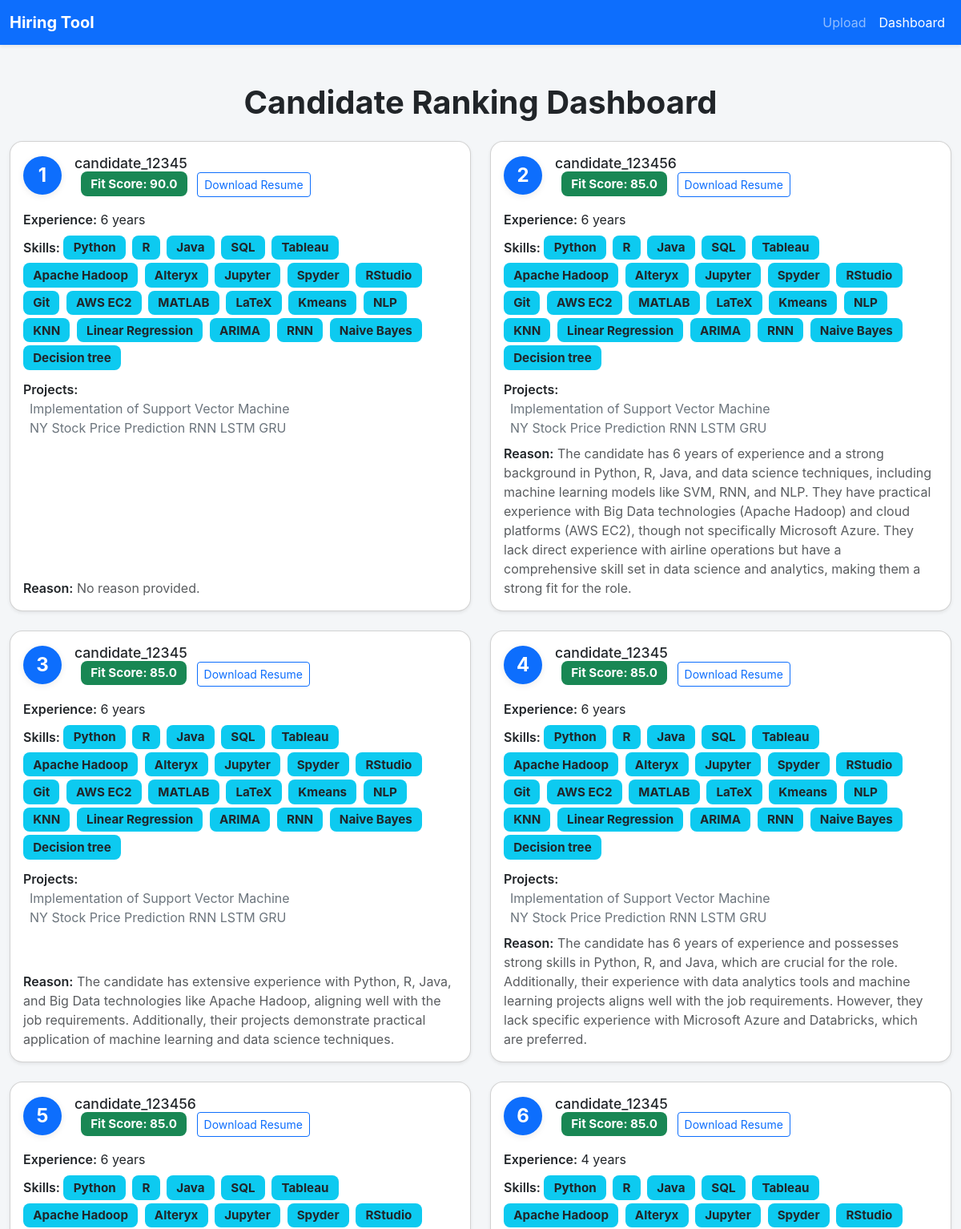
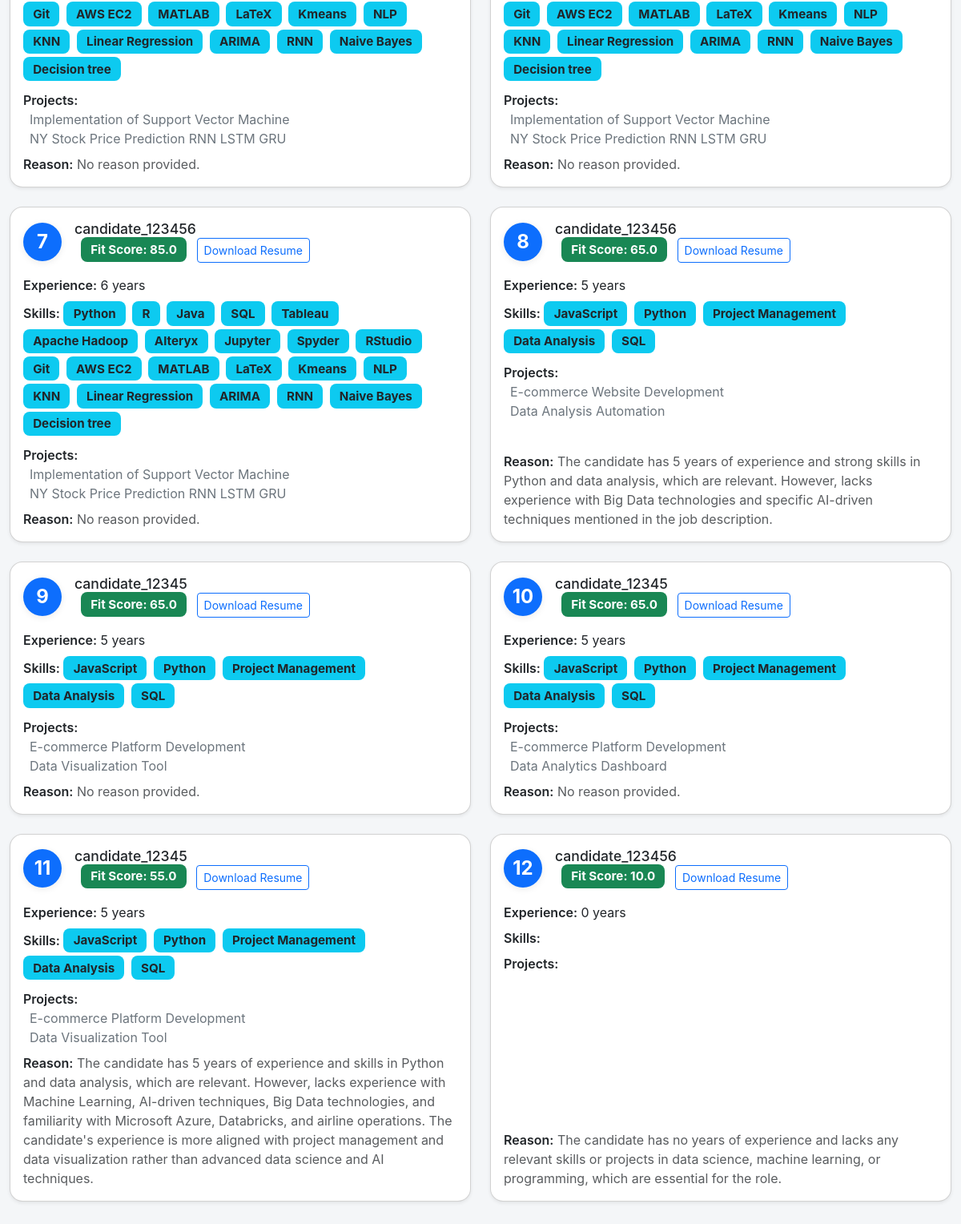
/dashboard (signed in), run on the app's committed database (2 pictures, top to bottom).
### models.py (models this page shows)
class CandidateProfile(Base):
    __tablename__ = 'candidate_profiles'
    resume_id = Column(String, ForeignKey('resumes.resume_id'), primary_key=True)
    extracted_data = Column(String)  # JSON string
    fit_score = Column(Float, default=0.0)
    secondary_index = Column(String)  # Anonymized identifier
    reason = Column(String, default='No reason provided.')
    resume = relationship("Resume", back_populates="profile")

### app.py (the view)
@app.route('/dashboard')
@login_required
def dashboard():
    db_session = Session(bind=engine)
    try:
        candidates = db_session.query(CandidateProfile).order_by(CandidateProfile.fit_score.desc()).all()
        logger.info('Loaded candidates for dashboard')
        candidates_data = []
        for idx, candidate in enumerate(candidates, 1):
            resume_obj = db_session.query(Resume).filter_by(resume_id=candidate.resume_id).first()
            if not resume_obj:
                logger.warning(f'No resume found for candidate {candidate.resume_id}')
                continue
            try:
                data = json.loads(candidate.extracted_data)
                candidate_info = format_candidate_data(idx, candidate, resume_obj, data)
                candidates_data.append(candidate_info)
            except json.JSONDecodeError:
                logger.error(f'Invalid JSON data for candidate {candidate.resume_id}')
                continue
            except Exception as e:
                logger.error(f'Error processing candidate {candidate.resume_id}: {str(e)}')
                continue
        return render_template('dashboard.html', candidates=candidates_data)
    except Exception as e:
        logger.error(f'Error loading dashboard: {str(e)}', exc_info=True)
        flash('An error occurred while loading the dashboard.', 'danger')
        return render_template('dashboard.html', candidates=[])
    finally:
        db_session.close()
        logger.info('Database session closed (dashboard).')

### app.py (called while the page is built)
def login_required(f):
    @wraps(f)
    def decorated_function(*args, **kwargs):
        if not session.get('logged_in'):
            return redirect(url_for('login'))
        return f(*args, **kwargs)
    return decorated_function

### templates/dashboard.html (shortened to what this page needs)
<!DOCTYPE html>
<html lang="en">
<head>
    <link href="https://cdn.jsdelivr.net/npm/bootstrap@5.3.0/dist/css/bootstrap.min.css" rel="stylesheet">
    <link rel="stylesheet" href="{{ url_for('static', filename='css/style.css') }}">
</head>
<body>
    <nav class="navbar navbar-expand-lg navbar-dark bg-primary shadow-sm sticky-top">
        <div class="container-fluid">
            <a class="navbar-brand fw-bold" href="/">Hiring Tool</a>
            <div class="collapse navbar-collapse" id="navbarNav">
                <ul class="navbar-nav ms-auto">
                    <li class="nav-item">
                        <a class="nav-link" href="/">Upload</a>
                    </li>
                    <li class="nav-item">
                        <a class="nav-link active" href="/dashboard">Dashboard</a>
                    </li>
                </ul>
            </div>
        </div>
    </nav>
    <div class="container py-5">
        <h1 class="mb-4 fw-bold text-center">Candidate Ranking Dashboard</h1>
        {% if candidates|length == 0 %}
            <div class="alert alert-info mt-4 text-center">No candidates found. Please upload resumes to see results.</div>
        {% else %}
        <div class="row row-cols-1 row-cols-md-2 g-4">
            {% for candidate in candidates %}
            <div class="col">
                <div class="card candidate-card shadow-sm h-100">
                    <div class="card-body d-flex flex-column">
                        <div class="d-flex align-items-center mb-3">
                            <div class="avatar bg-primary text-white rounded-circle me-3">
                                <span class="fw-bold">{{ candidate.rank }}</span>
                            </div>
                            <div>
                                <h5 class="card-title mb-0">{{ candidate.candidate_id }}</h5>
                                <span class="badge bg-success ms-2">Fit Score: {{ candidate.fit_score if candidate.fit_score is not none else 'N/A' }}</span>
                                <a href="/resumes/{{ candidate.resume_path.split('/')[-1] }}" class="btn btn-sm btn-outline-primary ms-2" download>Download Resume</a>
                            </div>
                        </div>
                        <div class="mb-2">
                            <span class="fw-semibold">Experience:</span> {{ candidate.years_of_experience }} years
                        </div>
                        <div class="mb-2">
                            <span class="fw-semibold">Skills:</span>
                            {% for skill in candidate.skills.split(',') %}
                                <span class="badge bg-info text-dark me-1 mb-1">{{ skill.strip() }}</span>
                            {% endfor %}
                        </div>
                        <div class="mb-2">
                            <span class="fw-semibold">Projects:</span>
                            <ul class="list-unstyled ms-2">
                                {% for project in candidate.projects.split(';') %}
                                    <li><span class="text-secondary">{{ project.strip() }}</span></li>
                                {% endfor %}
                            </ul>
                        </div>
                        <div class="mt-auto">
                            <span class="fw-semibold">Reason:</span> <span class="text-muted">{{ candidate.reason }}</span>
                        </div>
                    </div>
                </div>
            </div>
            {% endfor %}
        </div>
        {% endif %}
    </div>
</body>
</html>

### static/css/style.css (style rules this page uses)
body { font-family: 'Inter', 'Segoe UI', Arial, sans-serif; background: #f4f6f8; margin: 0; padding: 0; }
.navbar { box-shadow: 0 2px 8px rgba(0,0,0,0.04); }
.container, .container-fluid { max-width: 1200px; }
.candidate-card { border-radius: 16px; background: #fff; box-shadow: 0 2px 12px rgba(0,0,0,0.07); transition: box-shadow 0.2s; }
.avatar { width: 48px; height: 48px; display: flex; align-items: center; justify-content: center; font-size: 1.5rem; font-weight: 600; background: #007bff; color: #fff; box-shadow: 0 2px 8px rgba(0,0,0,0.08); }
.badge { font-size: 0.95rem; padding: 0.5em 0.8em; border-radius: 8px; }
.fw-semibold { font-weight: 600; }
.card-title { font-size: 1.1rem; font-weight: 500; }
.list-unstyled { margin-bottom: 0; }

### data on the page
CandidateProfile: candidate_id "candidate_12345", reason "No reason provided."
CandidateProfile: candidate_id "candidate_123456", reason "The candidate has 6 years of experience and a strong background in Python, R, Java, and data science techniques, including machine learning models like SVM, RNN, and NLP. They have practical experience with Big Data technologies (Apache Hadoop) and cloud platforms (AWS EC2), though not specifically Microsoft Azure. They lack direct experience with airline operations but have a comprehensive skill set in data science and analytics, making them a strong fit for the role."
CandidateProfile: candidate_id "candidate_12345", reason "The candidate has extensive experience with Python, R, Java, and Big Data technologies like Apache Hadoop, aligning well with the job requirements. Additionally, their projects demonstrate practical application of machine learning and data science techniques."
CandidateProfile: candidate_id "candidate_12345", reason "The candidate has 6 years of experience and possesses strong skills in Python, R, and Java, which are crucial for the role. Additionally, their experience with data analytics tools and machine learning projects aligns well with the job requirements. However, they lack specific experience with Microsoft Azure and Databricks, which are preferred."
CandidateProfile: candidate_id "candidate_123456", reason "No reason provided."
CandidateProfile: candidate_id "candidate_12345", reason "No reason provided."
CandidateProfile: candidate_id "candidate_123456", reason "No reason provided."
CandidateProfile: candidate_id "candidate_123456", reason "The candidate has 5 years of experience and strong skills in Python and data analysis, which are relevant. However, lacks experience with Big Data technologies and specific AI-driven techniques mentioned in the job description."
CandidateProfile: candidate_id "candidate_12345", reason "No reason provided."
CandidateProfile: candidate_id "candidate_12345", reason "No reason provided."
CandidateProfile: candidate_id "candidate_12345", reason "The candidate has 5 years of experience and skills in Python and data analysis, which are relevant. However, lacks experience with Machine Learning, AI-driven techniques, Big Data technologies, and familiarity with Microsoft Azure, Databricks, and airline operations. The candidate's experience is more aligned with project management and data visualization rather than advanced data science and AI techniques."
CandidateProfile: candidate_id "candidate_123456", reason "The candidate has no years of experience and lacks any relevant skills or projects in data science, machine learning, or programming, which are essential for the role."

### other printed values
{{ candidate.rank }} "1" "2" "3" "4" "5" "6" "7" "8" "9" "10" "11" "12"
{{ candidate.fit_score if candidate.fit_score is not none else 'N/A' }} "90.0" "85.0" "85.0" "85.0" "85.0" "85.0" "85.0" "65.0" "65.0" "65.0" "55.0" "10.0"
{{ candidate.years_of_experience }} "6" "6" "6" "6" "6" "4" "6" "5" "5" "5" "5" "0"
{{ skill.strip() }} "Python" "R" "Java" "SQL" "Tableau" "Apache Hadoop" "Alteryx" "Jupyter" "Spyder" "RStudio" "Git" "AWS EC2" "MATLAB" "LaTeX" "Kmeans" "NLP" "KNN" "Linear Regression" "ARIMA" "RNN" "Naive Bayes" "Decision tree" "Python" "R" "Java" "SQL" "Tableau" "Apache Hadoop" "Alteryx" "Jupyter" "Spyder" "RStudio" "Git" "AWS EC2" "MATLAB" "LaTeX" "Kmeans" "NLP" "KNN" "Linear Regression" "ARIMA" "RNN" "Naive Bayes" "Decision tree" "Python" "R" "Java" "SQL" "Tableau" "Apache Hadoop" "Alteryx" "Jupyter" "Spyder" "RStudio" "Git" "AWS EC2" "MATLAB" "LaTeX" "Kmeans" "NLP" "KNN" "Linear Regression" "ARIMA" "RNN" "Naive Bayes" "Decision tree" "Python" "R" "Java" "SQL" "Tableau" "Apache Hadoop" "Alteryx" "Jupyter" "Spyder" "RStudio" "Git" "AWS EC2" "MATLAB" "LaTeX" "Kmeans" "NLP" "KNN" "Linear Regression" "ARIMA" "RNN" "Naive Bayes" "Decision tree" "Python" "R" "Java" "SQL" "Tableau" "Apache Hadoop" "Alteryx" "Jupyter" "Spyder" "RStudio" "Git" "AWS EC2" "MATLAB" "LaTeX" "Kmeans" "NLP" "KNN" "Linear Regression" "ARIMA" "RNN" "Naive Bayes" "Decision tree" "Python" "R" "Java" "SQL" "Tableau" "Apache Hadoop" "Alteryx" "Jupyter" "Spyder" "RStudio" "Git" "AWS EC2" "MATLAB" "LaTeX" "Kmeans" "NLP" "KNN" "Linear Regression" "ARIMA" "RNN" "Naive Bayes" "Decision tree" "Python" "R" "Java" "SQL" "Tableau" "Apache Hadoop" "Alteryx" "Jupyter" "Spyder" "RStudio" "Git" "AWS EC2" "MATLAB" "LaTeX" "Kmeans" "NLP" "KNN" "Linear Regression" "ARIMA" "RNN" "Naive Bayes" "Decision tree" "JavaScript" "Python" "Project Management" "Data Analysis" "SQL" "JavaScript" "Python" "Project Management" "Data Analysis" "SQL" "JavaScript" "Python" "Project Management" "Data Analysis" "SQL" "JavaScript" "Python" "Project Management" "Data Analysis" "SQL"
{{ project.strip() }} "Implementation of Support Vector Machine" "NY Stock Price Prediction RNN LSTM GRU" "Implementation of Support Vector Machine" "NY Stock Price Prediction RNN LSTM GRU" "Implementation of Support Vector Machine" "NY Stock Price Prediction RNN LSTM GRU" "Implementation of Support Vector Machine" "NY Stock Price Prediction RNN LSTM GRU" "Implementation of Support Vector Machine" "NY Stock Price Prediction RNN LSTM GRU" "Implementation of Support Vector Machine" "NY Stock Price Prediction RNN LSTM GRU" "Implementation of Support Vector Machine" "NY Stock Price Prediction RNN LSTM GRU" "E-commerce Website Development" "Data Analysis Automation" "E-commerce Platform Development" "Data Visualization Tool" "E-commerce Platform Development" "Data Analytics Dashboard" "E-commerce Platform Development" "Data Visualization Tool"
